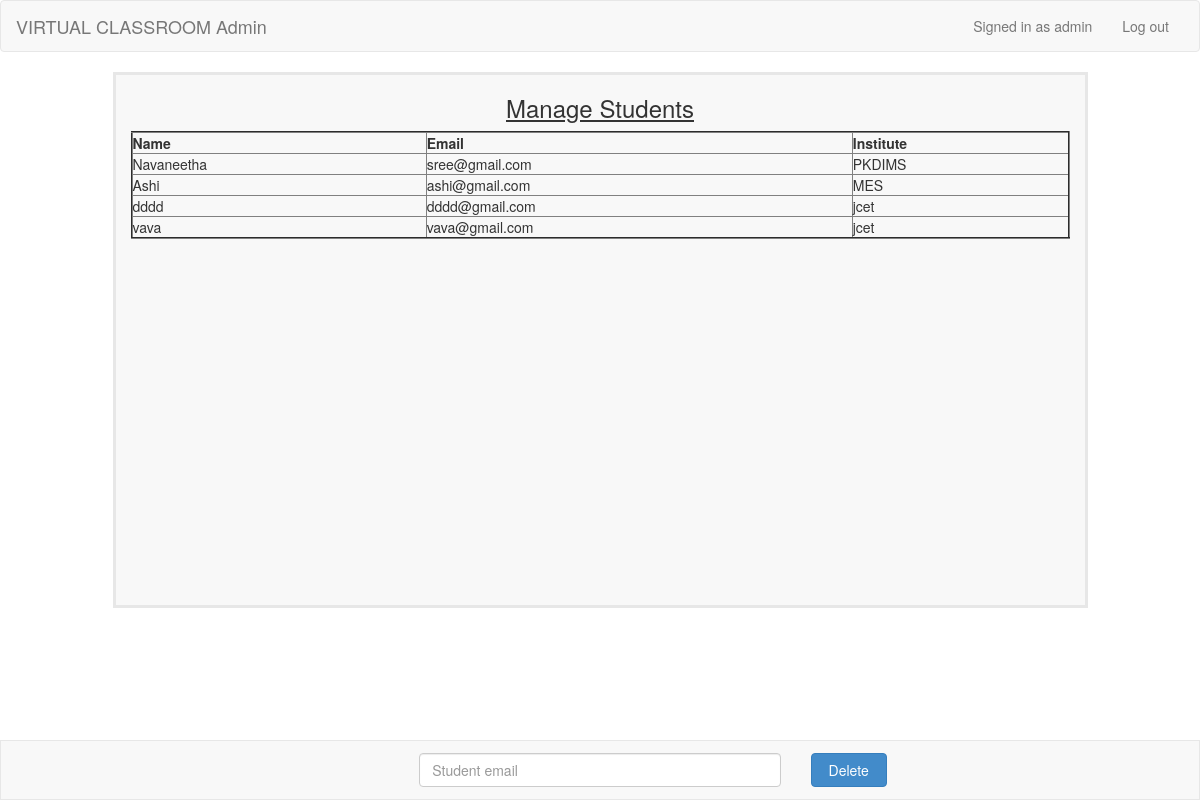
The page /managestudent.php (signed in) on the database as committed earlier.
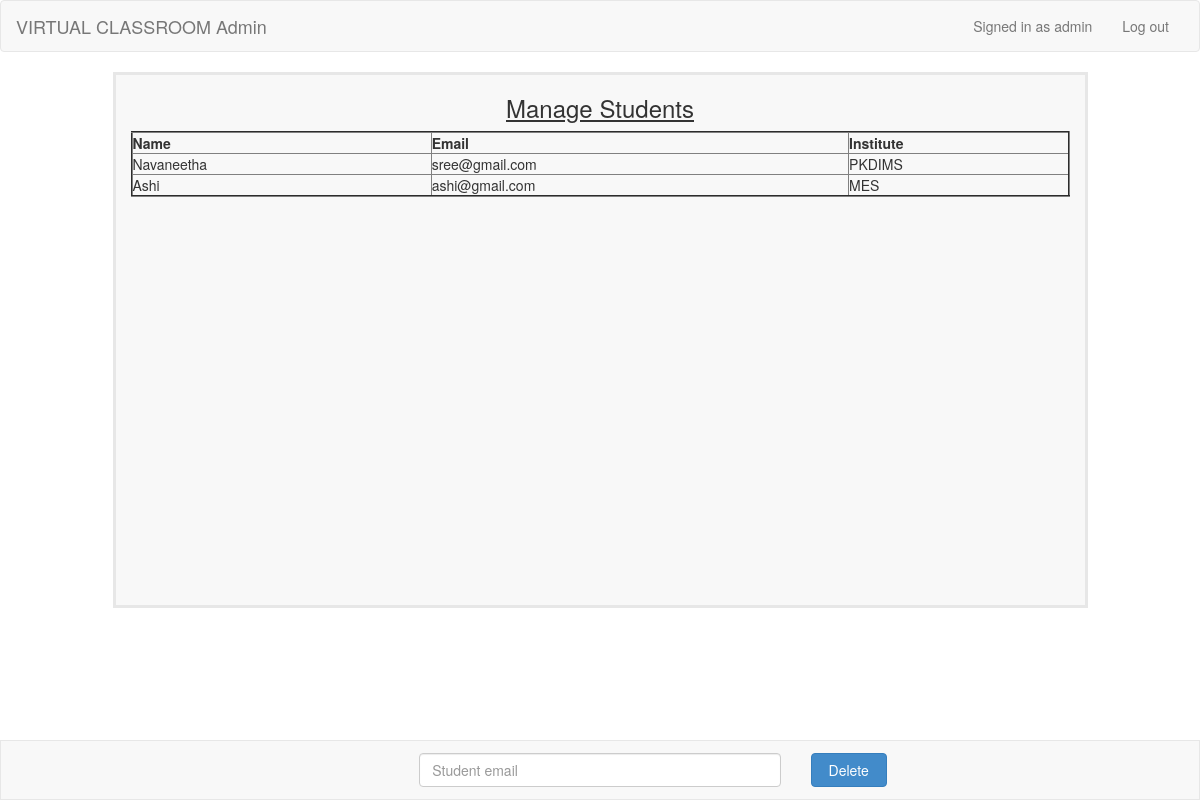
The same page on the database as committed later.
### tables this page shows
CREATE TABLE `users` (
  `id` int(8) NOT NULL,
  `name` varchar(30) NOT NULL,
  `email` varchar(60) NOT NULL,
  `institute` varchar(70) NOT NULL,
  `password` varchar(40) NOT NULL,
  `type` varchar(7) NOT NULL
);

### managestudent.php (the view, shortened to what this page needs)
<?php
include_once 'dbconnect.php';
?>
<!DOCTYPE html>
<html>
<head>
	<link rel="stylesheet" href="css/bootstrap.min.css" type="text/css" />
</head>
<body>
<nav class="navbar navbar-default" role="navigation">
	<div class="container-fluid">
		<div class="navbar-header">
			<a class="navbar-brand" href="index.php">VIRTUAL CLASSROOM Admin</a>
		</div>
		<div class="collapse navbar-collapse" id="navbar1">
			<ul class="nav navbar-nav navbar-right">
				<?php if (isset($_SESSION['usr_id'])) { ?>
				<li><p class="navbar-text">Signed in as <?php echo $_SESSION['usr_name']; ?></p></li>
				<li><a href="logout.php">Log out</a></li>
				<?php } else { ?>
				<li><a href="index.php">Login</a></li>
				<li><a href="register.php">Sign Up</a></li>
				<?php } ?>
			</ul>
		</div>
	</div>
</nav>
<form role="form" action="<?php echo $_SERVER['PHP_SELF']; ?>" method="post" name="requeststatus">
<div class="container">
  <div class="row">
    <div class="col-sm-1">
		</div>
		<div class="col-sm-10" style="height :100%; overflow-y:scroll; border-size:2px;border-style:solid; border-color:#e7e7e7; background-color: #f8f8f8;min-height: 536px;">
      <h3 align="center"><u>Manage Students</u></h3>
      <?php
       $result = mysqli_query($con,"SELECT * FROM users WHERE type='student'"); ?>
       <table style="width:100%" border="2">
         <thead>
           <tr>
             <th>Name</th>
             <th>Email</th>
             <th>Institute</th>
           </tr>
         </thead>
         <tbody>
           <?php
           while( $row = mysqli_fetch_assoc( $result ) ){
             echo "<tr><td>{$row['name']}</td><td>{$row['email']}</td><td>{$row['institute']}\n";
           }
       ?>
         </tbody>
      </table>
		 </div>
		<div class="col-sm-1" >
		</div>
	</div>
</div>
<div class="footer" style="text-align: left;">
  <div class="col-sm-4">
  </div>
  <div class="col-sm-4">
    <input type="text" name="email" value="" placeholder="Student email" required class="form-control" />
  </div>
  <div class="col-sm-4">
    <input type="submit" name="delete" value="Delete" class="btn btn-primary" />
  </div>
</div>
</body>
</html>

Rows that differ between the two databases and show on the page:
removed users: name "dddd", email "dddd@gmail.com", institute "jcet"
removed users: name "vava", email "vava@gmail.com", institute "jcet"
